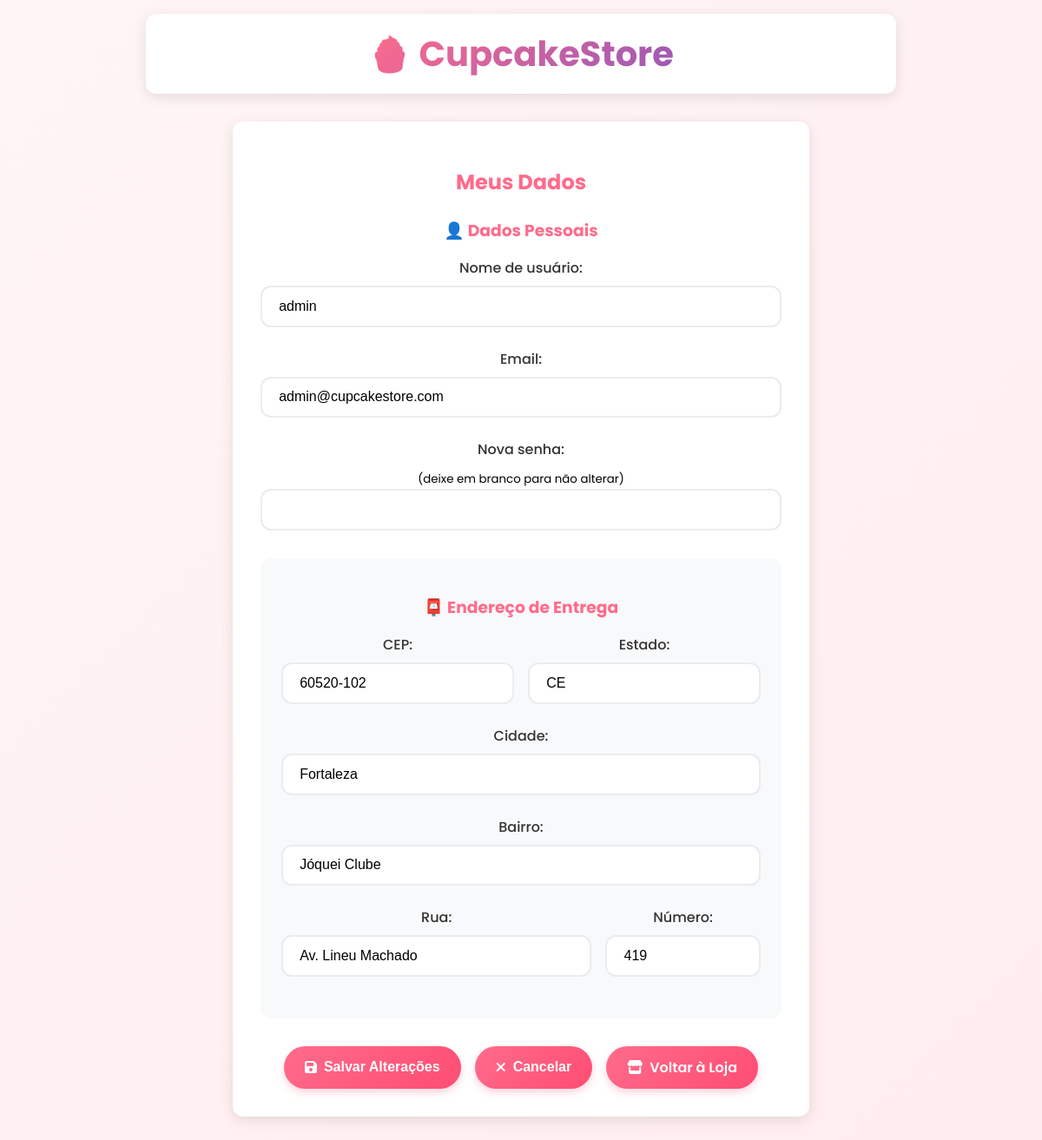
The app's page /meu-usuario (signed in) with its own data.
### tables this page shows
CREATE TABLE users (
            id INTEGER PRIMARY KEY AUTOINCREMENT,
            username TEXT UNIQUE NOT NULL,
            email TEXT UNIQUE NOT NULL,
            password TEXT NOT NULL,
            created_at TIMESTAMP DEFAULT CURRENT_TIMESTAMP
        , is_admin BOOLEAN DEFAULT 0, estado TEXT, cidade TEXT, bairro TEXT, rua TEXT, numero TEXT, cep TEXT);

### backend/app.py (the view)
@app.route('/meu-usuario', methods=['GET', 'POST'])
def meu_usuario():
    if 'user_id' not in session:
        flash('Você precisa fazer login para acessar esta página!', 'error')
        return redirect(url_for('login'))
    user_id = session['user_id']
    try:
        conn = get_db_connection()
        if request.method == 'POST' and 'cancelar' in request.form:
            flash('Alterações canceladas com sucesso!', 'success')
            return redirect(url_for('meu_usuario'))
        if request.method == 'POST':
            username = request.form['username']
            email = request.form['email']
            password = request.form['password']
            estado = request.form['estado']
            cidade = request.form['cidade']
            bairro = request.form['bairro']
            rua = request.form['rua']
            numero = request.form['numero']
            cep = request.form['cep']
            conn.execute(
                '''UPDATE users SET username = ?, email = ?, estado = ?, cidade = ?, bairro = ?, rua = ?, numero = ?, cep = ?
                WHERE id = ?''',
                (username, email, estado, cidade, bairro, rua, numero, cep, user_id)
            )
            if password:
                password_hash = generate_password_hash(password)
                conn.execute(
                    'UPDATE users SET password = ? WHERE id = ?',
                    (password_hash, user_id)
                )
            conn.commit()
            conn.close()
            session['username'] = username
            flash('Dados atualizados com sucesso!', 'success')
            return redirect(url_for('meu_usuario'))
        else:
            usuario = conn.execute(
                'SELECT * FROM users WHERE id = ?',
                (user_id,)
            ).fetchone()
            conn.close()
            if usuario:
                return render_template('meu_usuario.html', usuario=usuario)
            else:
                flash('Usuário não encontrado!', 'error')
                return redirect(url_for('home'))
    except Exception as e:
        print(f"❌ Erro ao editar usuário: {e}")
        flash('Erro ao editar usuário.', 'error')
        return redirect(url_for('home'))

### backend/app.py (called while the page is built)
@app.context_processor
def utility_processor():
    def check_is_admin():
        """Verifica se o usuário logado é admin"""
        if 'user_id' not in session:
            return False
        try:
            conn = get_db_connection()
            user = conn.execute(
                'SELECT is_admin FROM users WHERE id = ?',
                (session['user_id'],)
            ).fetchone()
            conn.close()
            return user and user['is_admin'] == 1
        except:
            return False
    return dict(is_admin=check_is_admin)

### database/database.py (called while the page is built)
def get_db_connection():
    db_path = os.path.join(base_dir, 'cupcakes.db')
    conn = sqlite3.connect(db_path)
    conn.row_factory = sqlite3.Row
    return conn

### frontend/templates/meu_usuario.html (shortened to what this page needs)
<!DOCTYPE html>
<html lang="pt-BR">
<head>
    <link rel="stylesheet" href="{{ url_for('static', filename='css/style.css') }}">
    <link rel="stylesheet" href="https://cdnjs.cloudflare.com/ajax/libs/font-awesome/6.4.0/css/all.min.css">
</head>
<body>
    <div class="header-content">
        <div class="logo">
            <a href="{{ url_for('home') }}">
                <h1>🧁 CupcakeStore</h1>
            </a>
        </div>
    </div>
    <div class="user-container">
        <h2>Meus Dados</h2>
        <form action="{{ url_for('meu_usuario') }}" method="POST" id="formEditarUsuario">
            <div style="margin-bottom: 2rem;">
                <h3 style="color: var(--primary); margin-bottom: 1rem;">👤 Dados Pessoais</h3>
                <div class="form-group">
                    <label for="username">Nome de usuário:</label>
                    <input type="text" id="username" name="username" value="{{ usuario['username'] }}" required>
                </div>
                <div class="form-group">
                    <label for="email">Email:</label>
                    <input type="email" id="email" name="email" value="{{ usuario['email'] }}" required>
                </div>
                <div class="form-group">
                    <label for="password">Nova senha:</label>
                    <small>(deixe em branco para não alterar)</small>
                    <input type="password" id="password" name="password">
                </div>
            </div>
            <div style="margin-bottom: 2rem; padding: 1.5rem; background: #f8f9fa; border-radius: var(--radius);">
                <h3 style="color: var(--primary); margin-bottom: 1rem;">📮 Endereço de Entrega</h3>
                <div style="display: grid; grid-template-columns: 1fr 1fr; gap: 1rem;">
                    <div class="form-group">
                        <label for="cep">CEP:</label>
                        <input type="text" id="cep" name="cep" value="{{ usuario['cep'] or '' }}" required>
                    </div>
                    <div class="form-group">
                        <label for="estado">Estado:</label>
                        <input type="text" id="estado" name="estado" value="{{ usuario['estado'] or '' }}"
                            placeholder="SP" required>
                    </div>
                </div>
                <div class="form-group">
                    <label for="cidade">Cidade:</label>
                    <input type="text" id="cidade" name="cidade" value="{{ usuario['cidade'] or '' }}" required>
                </div>
                <div class="form-group">
                    <label for="bairro">Bairro:</label>
                    <input type="text" id="bairro" name="bairro" value="{{ usuario['bairro'] or '' }}" required>
                </div>
                <div style="display: grid; grid-template-columns: 2fr 1fr; gap: 1rem;">
                    <div class="form-group">
                        <label for="rua">Rua:</label>
                        <input type="text" id="rua" name="rua" value="{{ usuario['rua'] or '' }}" required>
                    </div>
                    <div class="form-group">
                        <label for="numero">Número:</label>
                        <input type="text" id="numero" name="numero" value="{{ usuario['numero'] or '' }}" required>
                    </div>
                </div>
            </div>
            <div class="form-actions">
                <button type="button" class="btn" onclick="abrirModalSalvar()">
                    <i class="fas fa-save"></i> Salvar Alterações
                </button>
                <button type="button" class="btn" onclick="abrirModalCancelar()">
                    <i class="fas fa-times"></i> Cancelar
                </button>
                <a href="{{ url_for('home') }}" class="btn">
                    <i class="fas fa-store"></i> Voltar à Loja
                </a>
            </div>
        </form>
    </div>
</body>
</html>

### frontend/static/css/style.css (style rules this page uses)
body { font-family: Arial, sans-serif; text-align: center; margin: 0; padding: 20px; background-color: #fff5f5; }
h1 { color: #ff6b8b; }
.header-content { display: flex; justify-content: center; align-items: center; position: relative; }
.form-group { margin-bottom: 20px; }
.form-group label { display: block; margin-bottom: 8px; font-weight: bold; color: #333; }
.form-group input { width: 100%; padding: 12px 15px; border: 2px solid #ddd; border-radius: 8px; font-size: 16px; transition: border-color 0.3s ease; }
.logo { text-decoration: none; color: inherit; transition: transform 0.3s ease; }
.logo h1 { margin: 0; color: #ff6b8b; font-size: 2.2em; transition: all 0.3s ease; }
.form-group { margin-bottom: 15px; }
.form-group label { display: block; margin-bottom: 5px; font-weight: bold; }
.form-group input, .form-group textarea, .form-group select { width: 100%; padding: 10px; border: 2px solid #ddd; border-radius: 8px; font-size: 16px; }

### frontend/templates/meu_usuario.html (style rules this page uses)
:root { --primary: #ff6b8b; --primary-dark: #ff4d73; --secondary: #9b59b6; --accent: #27ae60; --light: #fff5f5; --dark: #333; --gray: #95a5a6; --white: #ffffff; --shadow: 0 4px 15px rgba(0, 0, 0, 0.1); --radius: 12px; }
body { font-family: 'Poppins', sans-serif; background: linear-gradient(135deg, #fff5f5 0%, #ffecef 100%); min-height: 100vh; margin: 0; padding: 1rem; display: flex; flex-direction: column; align-items: center; }
.header-content { background: var(--white); padding: 1rem 2rem; border-radius: var(--radius); box-shadow: var(--shadow); margin-bottom: 2rem; width: 100%; max-width: 800px; display: flex; justify-content: center; align-items: center; }
.logo { text-align: center; }
.logo a { text-decoration: none; transition: all 0.3s ease; }
.logo h1 { font-size: 2.5rem; background: linear-gradient(135deg, var(--primary), var(--secondary)); -webkit-background-clip: text; -webkit-text-fill-color: transparent; font-weight: 700; margin: 0; transition: all 0.3s ease; }
.user-container { max-width: 600px; width: 100%; background: var(--white); padding: 2rem; border-radius: var(--radius); box-shadow: var(--shadow); margin-bottom: 2rem; }
.user-container h2 { color: var(--primary); margin-bottom: 1.5rem; text-align: center; }
.form-group { margin-bottom: 1.5rem; }
.form-group label { display: block; margin-bottom: 0.5rem; font-weight: 500; color: var(--dark); }
.form-group input { width: 100%; padding: 0.8rem 1.2rem; border: 2px solid #e9ecef; border-radius: var(--radius); font-size: 1rem; box-sizing: border-box; transition: border-color 0.3s ease; }
.btn { display: inline-flex; align-items: center; gap: 0.5rem; padding: 12px 24px; border-radius: 25px; text-decoration: none; font-weight: 600; transition: all 0.3s ease; border: none; cursor: pointer; justify-content: center; box-shadow: 0 4px 10px rgba(255, 107, 139, 0.3); font-size: 1rem; background: linear-gradient(135deg, var(--primary), var(--primary-dark)); color: white; }
.form-actions { display: flex; gap: 1rem; justify-content: center; margin-top: 2rem; flex-wrap: wrap; }

### records on screen
users: username "admin", email "admin@cupcakestore.com", cep "60520-102", estado "CE", cidade "Fortaleza", bairro "Jóquei Clube", rua "Av. Lineu Machado", numero "419"
